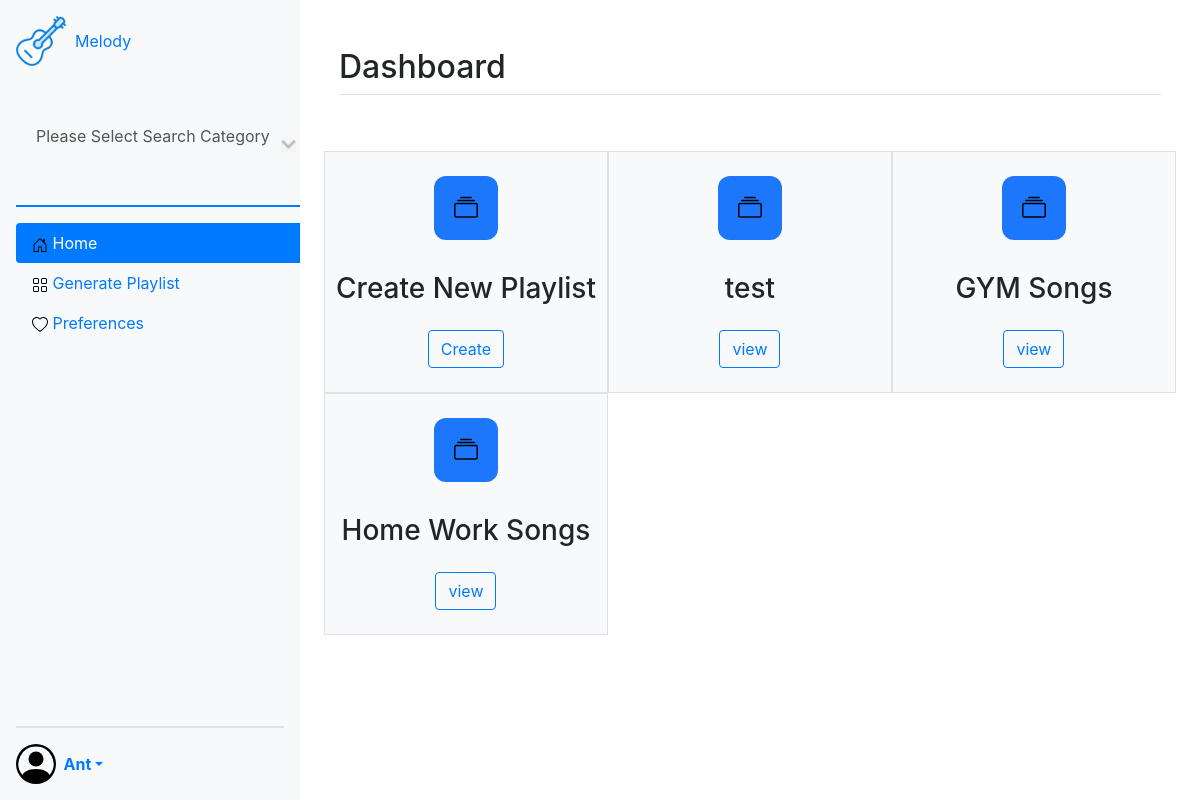
Page /dashboardHome (signed in) on the earlier database version.
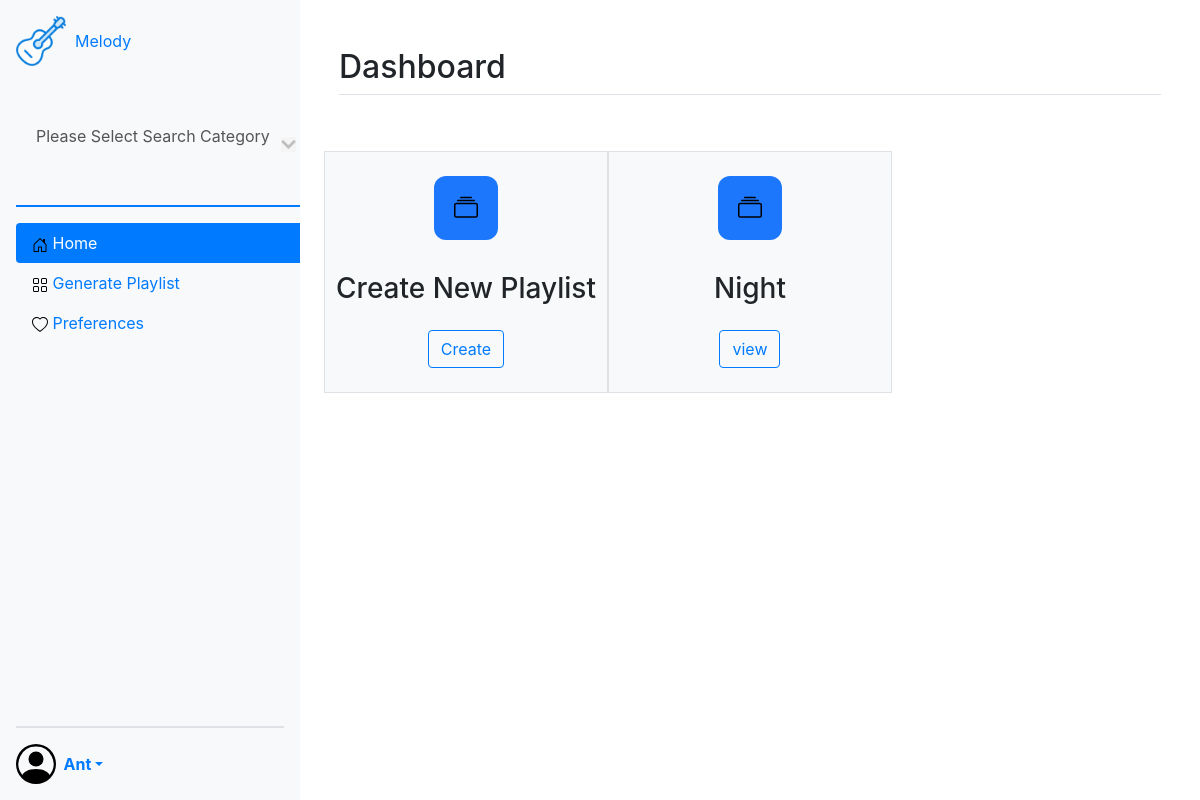
Same page on the later database version.
### dash_app/models.py (models this page shows, shortened)
class Playlist(models.Model):#class by Anthony
    user = models.ForeignKey(User,on_delete=models.CASCADE)#One(profile)To Many Playlist relationship
    playlist_title = models.CharField(max_length=25, null=True)

### dash_app/views.py (the view)
# urls.py: path('dashboardHome', views.dashboardHome.as_view(), name="dashboardHome"),
@method_decorator(login_required, name='dispatch')
class dashboardHome(ListView):
	model = Playlist
	template_name= 'dash_app/dashboardHome.html'

### dash_app/Templates/dash_app/dashboardHome.html (shortened to what this page needs)
{% extends "dash_app/dashboard.html" %} {% block title%} Homepage{% endblock%}
{% block content %}
<main>
  <div class="container-fluid px-4 py-5" id="featured-3">
    <h2 class="pb-2 border-bottom">Dashboard</h2>
    <div class="row g-4 py-5 row-cols-1 row-cols-lg-3" id="row-1">
      <div class="feature col p-3 border bg-light">
        <div class="row p-2 d-flex justify-content-center">
          <div
            class="feature-icon d-inline-flex align-items-center justify-content-center bg-gradient mb-3"
            id="item1"
          >
            <svg class="bi" width="1em" height="1em">
              <use xlink:href="#collection" />
            </svg>
          </div>
        </div>
        <div class="row p-2 d-flex justify-content-center">
          <h3 class="fs-2">Create New Playlist</h3>
        </div>
        <div class="row p-2 d-flex justify-content-center">
          <button
            id="create-playlist"
            name="button"
            type="button"
            class="btn btn-outline-primary"
          >
            Create
          </button>
        </div>
      </div>
      {% for playlist in object_list %}
      <div class="feature col p-3 border bg-light">
        <div class="row p-2 d-flex justify-content-center">
          <div
            class="feature-icon d-inline-flex align-items-center justify-content-center bg-gradient mb-3"
            id="item1"
          >
            <svg class="bi" width="1em" height="1em">
              <use xlink:href="#collection" />
            </svg>
          </div>
        </div>
        <div class="row p-2 d-flex justify-content-center">
          <h3 class="fs-2">{{playlist.playlist_title}}</h3>
        </div>
        <div class="row p-2 d-flex justify-content-center">
          <button
            id="display-playlist"
            name="button"
            type="button"
            class="btn btn-outline-primary"
          >
            view
          </button>
        </div>
      </div>
      {%endfor%}
    </div>
  </div>
</main>
{% endblock %}

Differences in the rows shown:
removed Playlist: playlist_title "test"
removed Playlist: playlist_title "GYM Songs"
removed Playlist: playlist_title "Home Work Songs"
added Playlist: playlist_title "Night"
